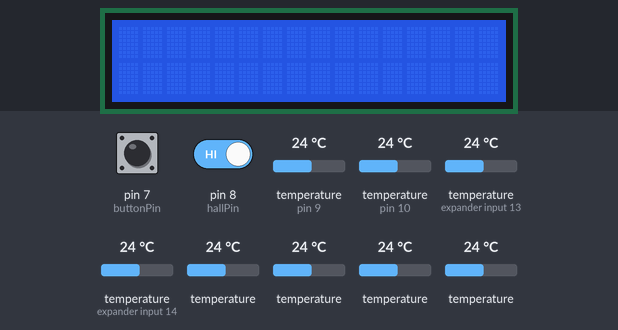
This sketch was run on a simulated Arduino Uno, built with avr-gcc and run on an emulated ATmega328P. On the bench: 16×2 character LCD. The test bench sets the inputs (shaded band); at power-on: pin 8 (hallPin) HIGH, pin 7 (buttonPin) LOW, temperature (sensors on pin 9, pin 10, expander input 13, expander input 14) 24 °C, temperature 24 °C. What the sketch prints to the serial monitor is not drawn.

Above: at 1.3 s.
1.4 s: pin 8 (hallPin) driven LOW
5.3 s: pin 7 (buttonPin) pulled HIGH for 0.15 s
At 7.2 s:
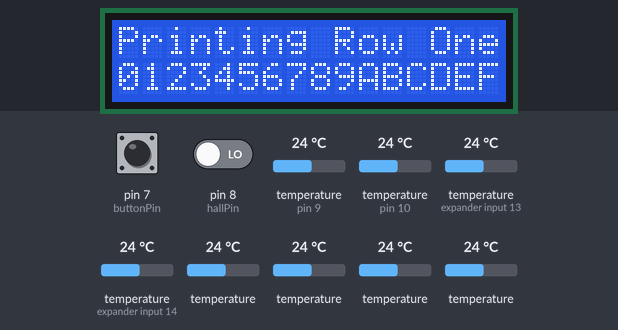
Timing chart, 0 to 8.7 s (numbered marks = the images above; inputs shaded):
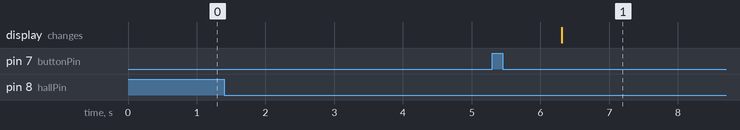

The sketch:

TestAllSensors.ino
```cpp
#include "OneWire.h"
#include "DallasTemperature.h"
#include <LiquidCrystal.h>

LiquidCrystal lcd(12, 11, 5, 4, 3, 2);

#define MAX31850_BUS 9
#define DS18B20_BUS 10

OneWire oneWireMAX31850(MAX31850_BUS);
OneWire oneWireDS18B20(DS18B20_BUS);

DallasTemperature MAX31850s(&oneWireMAX31850);
DallasTemperature DS18B20s(&oneWireDS18B20);

const int hallPin = 8;
const int buttonPin = 7;


void testButton(){
  bool buttonPressed = false;
  int buttonState = digitalRead(buttonPin);
  Serial.println("\n********* testButton **********");
  Serial.print("Button State is: "); Serial.println(buttonState);
  Serial.println("Press Button");
  while (!buttonPressed){
    buttonState = digitalRead(buttonPin);
    if(buttonState == HIGH){
      buttonPressed = true;
      Serial.println("\n** Button Pressed **");
    }
  }
}


void testLCD(){
  Serial.println("\n********** testLCD ************");
  lcd.clear();
  lcd.setCursor(0, 0);
  lcd.print("Printing Row One");
  lcd.setCursor(0, 1);
  lcd.print("0123456789ABCDEF");
  Serial.println("Verify LCD printout");
  delay(5000);
}


void testDS18B20Sensors(){
  Serial.println("\n****** testDS18B20Sensors *****");
  DS18B20s.begin();
  DS18B20s.requestTemperatures();
  Serial.print("Index 0: "); Serial.println(DS18B20s.getTempFByIndex(0));
  Serial.print("Index 1: "); Serial.println(DS18B20s.getTempFByIndex(1));
  Serial.print("Index 2: "); Serial.println(DS18B20s.getTempFByIndex(2));
  Serial.print("Index 3: "); Serial.println(DS18B20s.getTempFByIndex(3));
  Serial.print("Index 4: "); Serial.println(DS18B20s.getTempFByIndex(4));
  Serial.print("Index 5: "); Serial.println(DS18B20s.getTempFByIndex(5));
}


void testMAX31850Sensors(){
  Serial.println("\n***** testMAX31850Sensors *****");
  MAX31850s.begin();
  MAX31850s.requestTemperatures();
  Serial.print("Index 0: "); Serial.println(MAX31850s.getTempFByIndex(0));
  Serial.print("Index 1: "); Serial.println(MAX31850s.getTempFByIndex(1));
}


void testHallSensor(){
  Serial.println("\n******* testHallSensor ********");
  Serial.println("Wave magnet near sensor");
  unsigned long startTime;
  unsigned long deltaMillis;
  int hallReading = HIGH;
  int priorHallReading = HIGH;
  bool changed = false;
  startTime = millis();

  while (!changed){
    hallReading = digitalRead(hallPin);
    if(hallReading != priorHallReading){
      String sensorState = String(hallReading);
      Serial.print("Magnet change detected: "); Serial.println(sensorState);
      deltaMillis = millis() - startTime;
      String twine = String(deltaMillis);
      Serial.print("Milliseconds between change: "); Serial.println(twine);
      changed = true;
    }
  }
}


void setup() {
  Serial.begin(9600);
  pinMode(hallPin, INPUT);
  lcd.begin(16, 2);

  Serial.print("\n\n");
  Serial.println("*******************************");
  Serial.println("***** Testing All Sensors *****");
  Serial.println("*******************************");
  Serial.print("\n");
}


void loop() {
  Serial.println("*******************************");
  Serial.println("******  Starting Tests  *******");
  Serial.println("*******************************");
  Serial.print("\n");

  testDS18B20Sensors(); delay(1000);
  testMAX31850Sensors();  delay(1000);
  testHallSensor();  delay(1000);
  testButton();  delay(1000);
  testLCD();  delay(1000);

  Serial.println("\n*******************************");
  Serial.println("*******  Finished Tests  *****");
  Serial.println("*******************************\n");

  delay(5000);
  lcd.clear();
}
```

Measured:
- after the input at 1.4 s, every drawn part: stays the same
- after the input at 5.3 s, the display: changes after 1.0 s (image 1)
